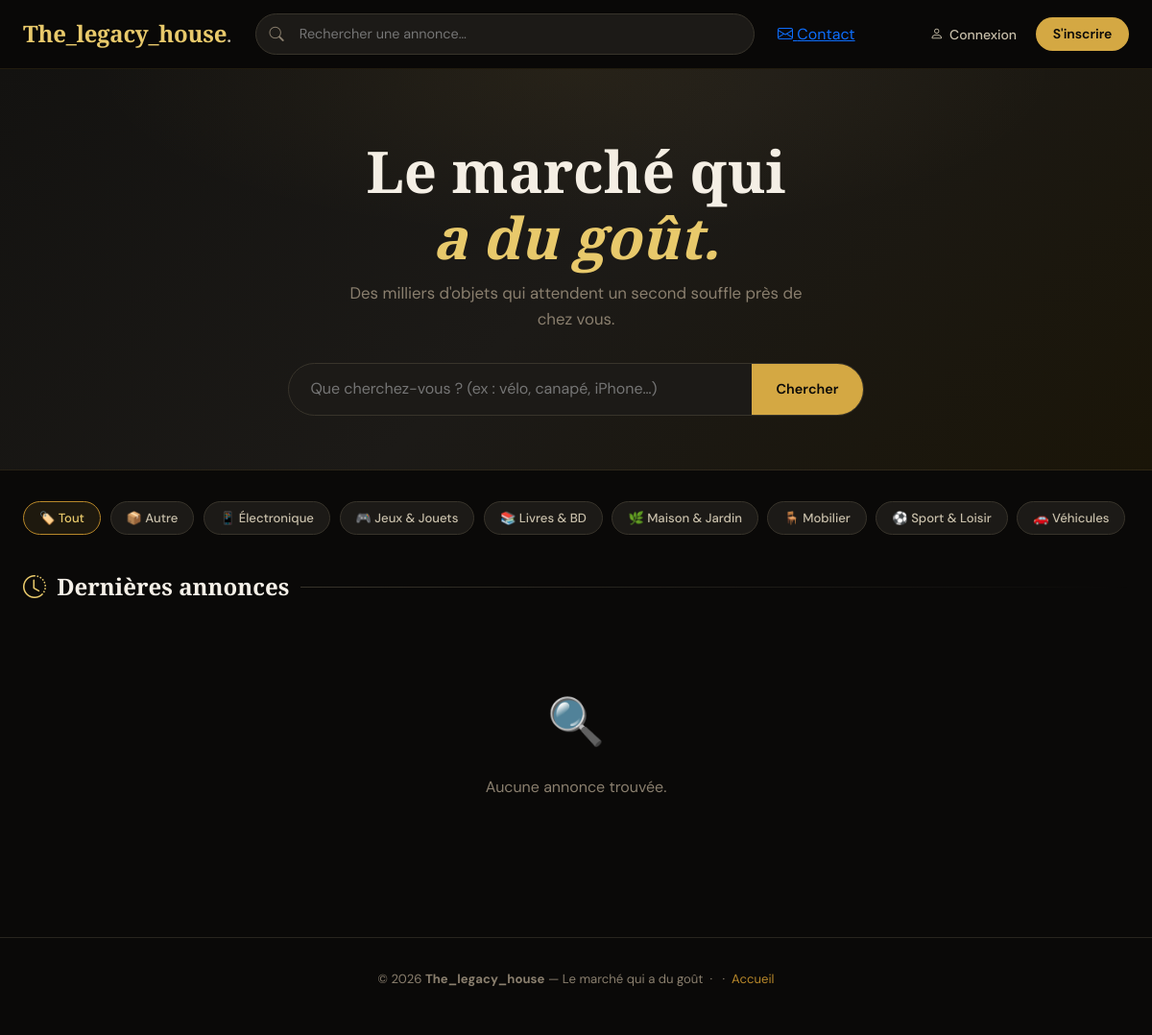
The page /brocante/brocante/index.php on the database its author committed.
### tables this page shows
CREATE TABLE `categories` (
  `id`   INT UNSIGNED NOT NULL AUTO_INCREMENT,
  `name` VARCHAR(100) NOT NULL,
  `icon` VARCHAR(10)  DEFAULT '📦',
  PRIMARY KEY (`id`)
);

### brocante/brocante/includes/db.php (called while the page is built, shortened)
<?php
function getPDO(): PDO {
    static $pdo = null;
    if ($pdo === null) {
        $dsn = 'mysql:host=' . DB_HOST . ';dbname=' . DB_NAME . ';charset=' . DB_CHARSET;
        $options = [
            PDO::ATTR_ERRMODE            => PDO::ERRMODE_EXCEPTION,
            PDO::ATTR_DEFAULT_FETCH_MODE => PDO::FETCH_ASSOC,
            PDO::ATTR_EMULATE_PREPARES   => false,
        ];
        try {
            $pdo = new PDO($dsn, DB_USER, DB_PASS, $options);
        } catch (PDOException $e) {
            die('<div style="font-family:monospace;padding:2rem;color:#ff6b6b;background:#0d0d0d">
                  Connexion BDD échouée : ' . htmlspecialchars($e->getMessage()) . '</div>');
        }
    }
    return $pdo;
}

### brocante/brocante/includes/functions.php (called while the page is built, shortened)
<?php
require_once __DIR__ . '/db.php';
function h(string $s): string {
    return htmlspecialchars($s, ENT_QUOTES | ENT_SUBSTITUTE, 'UTF-8');
}

### brocante/brocante/index.php (the view, shortened to what this page needs)
<?php
require_once __DIR__ . '/includes/functions.php';
$pdo  = getPDO();
$q      = trim($_GET['q']    ?? '');
$catId  = (int)($_GET['cat'] ?? 0);
$page   = max(1, (int)($_GET['page'] ?? 1));
$perPage = 20;
$offset  = ($page - 1) * $perPage;
$where  = [];
$params = [];
$whereSQL = $where ? 'WHERE ' . implode(' AND ', $where) : '';
$stmtCount = $pdo->prepare("SELECT COUNT(*) FROM annonces a $whereSQL");
$stmtCount->execute($params);
$total = (int)$stmtCount->fetchColumn();
$sql = "SELECT a.*, u.pseudo, c.name AS cat_name, c.icon AS cat_icon
        FROM annonces a
        JOIN users u ON u.id = a.user_id
        LEFT JOIN categories c ON c.id = a.category_id
        $whereSQL
        ORDER BY a.created_at DESC
        LIMIT $perPage OFFSET $offset";
$stmt = $pdo->prepare($sql);
$stmt->execute($params);
$annonces = $stmt->fetchAll();
$cats = $pdo->query('SELECT * FROM categories ORDER BY name')->fetchAll();
require_once __DIR__ . '/includes/header.php';
?>
<?php if (!$q && !$catId): ?>
<section class="hero fade-up">
  <h1>Le marché qui<br><em>a du goût.</em></h1>
  <p>Des milliers d'objets qui attendent un second souffle près de chez vous.</p>
  <form class="hero-search" method="GET" action="index.php">
    <input type="search" name="q" placeholder="Que cherchez-vous ? (ex : vélo, canapé, iPhone…)">
    <button type="submit">Chercher</button>
  </form>
</section>
<?php endif; ?>
<div class="page-wrap">
  <div class="cats-scroll fade-up-2">
    <a href="index.php<?= $q ? '?q='.urlencode($q) : '' ?>"
       class="cat-chip <?= !$catId ? 'active' : '' ?>">
      🏷️ Tout
    </a>
    <?php foreach ($cats as $cat): ?>
      <a href="index.php?<?= $q ? 'q='.urlencode($q).'&' : '' ?>cat=<?= $cat['id'] ?>"
         class="cat-chip <?= $catId == $cat['id'] ? 'active' : '' ?>">
        <?= h($cat['icon']) ?> <?= h($cat['name']) ?>
      </a>
    <?php endforeach; ?>
  </div>
  <h2 class="section-title fade-up-3">
    <?php if ($q): ?>
      <i class="bi bi-search" style="color:var(--gold-400)"></i>
      Résultats pour « <?= h($q) ?> »
      <small style="font-size:.9rem;color:var(--text-300)">(<?= $total ?> annonce<?= $total > 1 ? 's' : '' ?>)</small>
    <?php else: ?>
      <i class="bi bi-clock-history" style="color:var(--gold-400)"></i>
      Dernières annonces
    <?php endif; ?>
  </h2>
  <?php if (empty($annonces)): ?>
    <div style="text-align:center;padding:4rem;color:var(--text-300)">
      <div style="font-size:3rem;margin-bottom:1rem">🔍</div>
      <p>Aucune annonce trouvée.</p>
    </div>
  <?php endif; ?>
</div>
<?php require_once __DIR__ . '/includes/footer.php'; ?>

### css/style.css (style rules this page uses)
:root { --bg-900: #0a0908; --bg-800: #131210; --bg-700: #1c1a17; --bg-600: #28251f; --bg-500: #38342b; --gold-400: #e8c96b; --gold-500: #d4a843; --gold-600: #b8882a; --text-100: #f5f0e8; --text-200: #c8bfaa; --text-300: #8a7f6e; --accent-green: #4ade80; --accent-blue: #60a5fa; --accent-orange: #fb923c; --accent-red: #f87171; --radius-sm: 6px; --radius-md: 12px; --radius-lg: 20px; --shadow-sm: 0 1px 3px rgba(0,0,0,.4); --shadow-md: 0 4px 16px rgba(0,0,0,.5); --shadow-lg: 0 12px 40px rgba(0,0,0,.6); --shadow-gold: 0 0 20px rgba(212,168,67,.15); --transition: .22s cubic-bezier(.4,0,.2,1); }
*, *::before, *::after { box-sizing: border-box; margin: 0; padding: 0; }
html { scroll-behavior: smooth; }
body { font-family: 'DM Sans', sans-serif; background: var(--bg-900); color: var(--text-100); min-height: 100vh; line-height: 1.6; -webkit-font-smoothing: antialiased; }
.hero { background: linear-gradient(135deg, var(--bg-800) 0%, var(--bg-700) 50%, #1a1508 100%); border-bottom: 1px solid rgba(212,168,67,.1); padding: 4.5rem 1.5rem 3.5rem; text-align: center; position: relative; overflow: hidden; }
.hero::before { content: ''; position: absolute; inset: 0; background: radial-gradient(ellipse 60% 60% at 50% 0%, rgba(212,168,67,.07) 0%, transparent 70%); pointer-events: none; }
.hero h1 { font-family: 'Playfair Display', serif; font-size: clamp(2.2rem, 5vw, 3.8rem); font-weight: 700; line-height: 1.15; color: var(--text-100); margin-bottom: .6rem; }
.hero h1 em { color: var(--gold-400); font-style: italic; }
.hero p { color: var(--text-300); font-size: 1.05rem; max-width: 480px; margin: 0 auto 2rem; }
.hero-search { display: flex; max-width: 600px; margin: 0 auto; background: var(--bg-700); border: 1px solid var(--bg-500); border-radius: 50px; overflow: hidden; transition: box-shadow var(--transition); }
.hero-search input { flex: 1; padding: .85rem 1.4rem; background: none; border: none; outline: none; color: var(--text-100); font-family: inherit; font-size: 1rem; }
.hero-search button { background: var(--gold-500); color: var(--bg-900); border: none; cursor: pointer; padding: .85rem 1.6rem; font-family: inherit; font-size: .9rem; font-weight: 600; transition: background var(--transition); }
.page-wrap { max-width: 1380px; margin: 0 auto; padding: 2rem 1.5rem 4rem; }
.section-title { font-family: 'Playfair Display', serif; font-size: 1.5rem; font-weight: 700; color: var(--text-100); margin-bottom: 1.5rem; display: flex; align-items: center; gap: .7rem; }
.section-title::after { content: ''; flex: 1; height: 1px; background: linear-gradient(90deg, var(--bg-500) 0%, transparent 100%); }
.cats-scroll { display: flex; gap: .6rem; overflow-x: auto; padding-bottom: .5rem; margin-bottom: 2rem; -ms-overflow-style: none; scrollbar-width: none; }
.cat-chip { display: flex; align-items: center; gap: .4rem; padding: .4rem 1rem; border-radius: 50px; flex-shrink: 0; background: var(--bg-700); border: 1px solid var(--bg-500); font-size: .82rem; font-weight: 500; color: var(--text-200); text-decoration: none; cursor: pointer; transition: all var(--transition); }
.cat-chip:hover, .cat-chip.active { background: rgba(212,168,67,.1); border-color: var(--gold-600); color: var(--gold-400); }
.fade-up { animation: fadeUp .45s ease both; }
.fade-up-2 { animation: fadeUp .45s .1s ease both; }
.fade-up-3 { animation: fadeUp .45s .2s ease both; }

### rows shown on the page
categories: icon "📦", name "Autre"
categories: icon "📱", name "Électronique"
categories: icon "🎮", name "Jeux & Jouets"
categories: icon "📚", name "Livres & BD"
categories: icon "🌿", name "Maison & Jardin"
categories: icon "🪑", name "Mobilier"
categories: icon "⚽", name "Sport & Loisir"
categories: icon "🚗", name "Véhicules"

### other values the page prints
SITE_NAME "The_legacy_house"
SITE_TAGLINE "Le marché qui a du goût"
